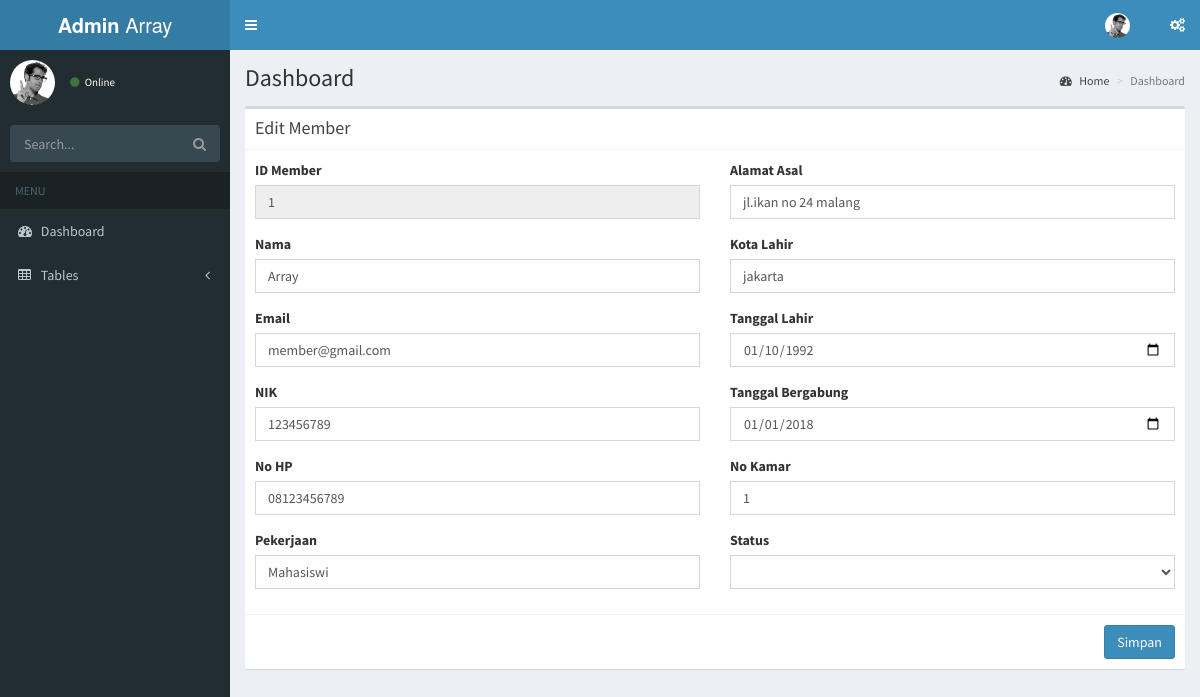
Page /c_admin/view_edit_member/1 on the committed database.
### tables this page shows
CREATE TABLE `member` (
  `id_member` int(100) NOT NULL,
  `email` varchar(100) NOT NULL,
  `nama_member` varchar(100) NOT NULL,
  `password` varchar(100) NOT NULL,
  `nik` varchar(100) NOT NULL,
  `no_hp` varchar(100) NOT NULL,
  `foto` varchar(100) NOT NULL,
  `kota_lahir` varchar(100) NOT NULL,
  `tgl_lahir` date NOT NULL,
  `pekerjaan` varchar(100) NOT NULL,
  `alamat` varchar(100) NOT NULL,
  `no_kamar` int(100) NOT NULL,
  `tgl_gabung` date NOT NULL,
  `status` varchar(100) NOT NULL
);

### application/controllers/c_admin.php (called while the page is built, shortened)
<?php
class C_admin extends CI_Controller{
  function __construct(){
    $this->load->model('m_admin');
  }
  function view_edit_member($id_member){
    $where = array('id_member' => $id_member);
    $data['dataMember'] = $this->m_admin->getMember('member',$where)->result_array();
    $this->load->view('edit_member_a',$data);
  }
}

### index.php (called while the page is built, shortened)
<?php
require_once BASEPATH.'core/CodeIgniter.php';

### application/models/m_admin.php (called while the page is built, shortened)
<?php
class M_admin extends CI_Model{
  function getMember($table,$where){
    return $this->db->get_where($table,$where);
  }
}

### application/views/edit_member_a.php (the view, shortened to what this page needs)
<?php
  foreach ($dataMember as $member) {
?>
<div class="content-wrapper">
  <section class="content-header">
    <h1>
      Dashboard
    </h1>
    <ol class="breadcrumb">
      <li><a href="#"><i class="fa fa-dashboard"></i> Home</a></li>
      <li class="active">Dashboard</li>
    </ol>
  </section>
  <section class="content">
  <div class="box box-default">
    <form class="" action="<?php echo base_url('c_admin/edit_member'); ?>" method="post">
    <div class="box-header with-border">
      <h3 class="box-title">Edit Member</h3>
    </div>
    <div class="box-body">
      <div class="row">
        <div class="col-md-6">
          <div class="form-group">
            <label>ID Member</label>
            <input class="form-control select2" type="text" disabled name="id_member" value="<?php echo $member['id_member']; ?>" required>
          </div>
          <div class="form-group">
            <label>Nama</label>
            <input class="form-control select2" type="text" name="nama_member" value="<?php echo $member['nama_member']; ?>" required>
          </div>
          <div class="form-group">
            <label>Email</label>
            <input class="form-control select2" type="email" name="email" value="<?php echo $member['email']; ?>" required>
          </div>
          <div class="form-group">
            <label>NIK</label>
            <input class="form-control select2" type="text" name="nik" value="<?php echo $member['nik']; ?>" required>
          </div>
          <div class="form-group">
            <label>No HP</label>
            <input class="form-control select2" type="text" name="no_hp" value="<?php echo $member['no_hp']; ?>" required>
          </div>
          <div class="form-group">
            <label>Pekerjaan</label>
            <input class="form-control select2" type="text" name="pekerjaan" value="<?php echo $member['pekerjaan']; ?>" required>
          </div>
        </div>
        <div class="col-md-6">
          <div class="form-group">
            <label>Alamat Asal</label>
            <input class="form-control select2" type="text" name="alamat" value="<?php echo $member['alamat']; ?>" required>
          </div>
          <div class="form-group">
            <label>Kota Lahir</label>
            <input class="form-control select2" type="text" name="kota_lahir" value="<?php echo $member['kota_lahir']; ?>" required>
          </div>
          <div class="form-group">
            <label>Tanggal Lahir</label>
            <input class="form-control select2" type="date" name="tgl_lahir" value="<?php echo $member['tgl_lahir']; ?>" required>
          </div>
          <div class="form-group">
            <label>Tanggal Bergabung</label>
            <input class="form-control select2" type="date" name="tgl_gabung" value="<?php echo $member['tgl_gabung']; ?>" required>
          </div>
          <div class="form-group">
            <label>No Kamar</label>
            <input class="form-control select2" type="number" name="no_kamar" value="<?php echo $member['no_kamar']; ?>" required>
          </div>
          <div class="form-group">
            <label>Status</label>
            <select class="form-control select2" name="status" style="width: 100%;">
            </select>
          </div>
        </div>
      </div>
    </div>
    <div class="box-footer">
      <div style="float:right;">
        <button type="submit" class="btn btn-primary">Simpan</button>
      </div>
    </div>
    </form>
  </div>
</section>
</div>
<?php } ?>

### rows in the picture
member: id_member "1", nama_member "Array", email "member@gmail.com", nik "123456789", no_hp "08123456789", pekerjaan "Mahasiswi", alamat "jl.ikan no 24 malang", kota_lahir "jakarta", tgl_lahir "01/10/1992", tgl_gabung "01/01/2018", no_kamar "1"
